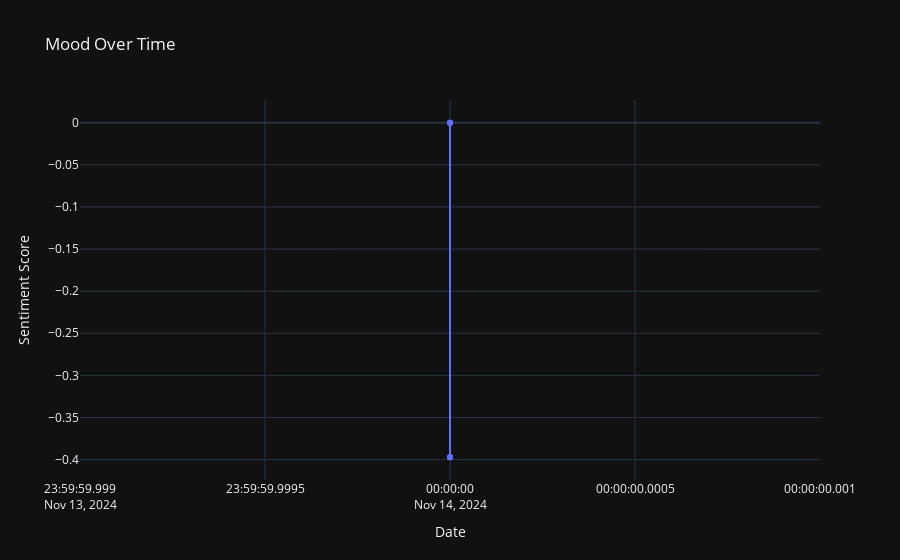

Source (notebook cell):
### Code cell
# Example Usage
add_entry("Expecting sunshine tomorrow.")
analyze_mood()

### Figure 1 — Plotly figure (JSON) as saved in the notebook; plotly's stock layout.template omitted (floating-point values rounded to 4 significant figures)
{"data": [{"line": {"width": 2}, "marker": {"size": 6}, "mode": "lines+markers", "name": "Sentiment Score", "type": "scatter", "x": ["2024-11-14T00:00:00", "2024-11-14T00:00:00", "2024-11-14T00:00:00", "2024-11-14T00:00:00", "2024-11-14T00:00:00", "2024-11-14T00:00:00", "2024-11-14T00:00:00"], "y": [-0.3972, 0, -0.3972, -0.3972, -0.3972, 0, 0]}], "layout": {"hovermode": "x unified", "title": {"text": "Mood Over Time"}, "xaxis": {"title": {"text": "Date"}}, "yaxis": {"title": {"text": "Sentiment Score"}}}}
